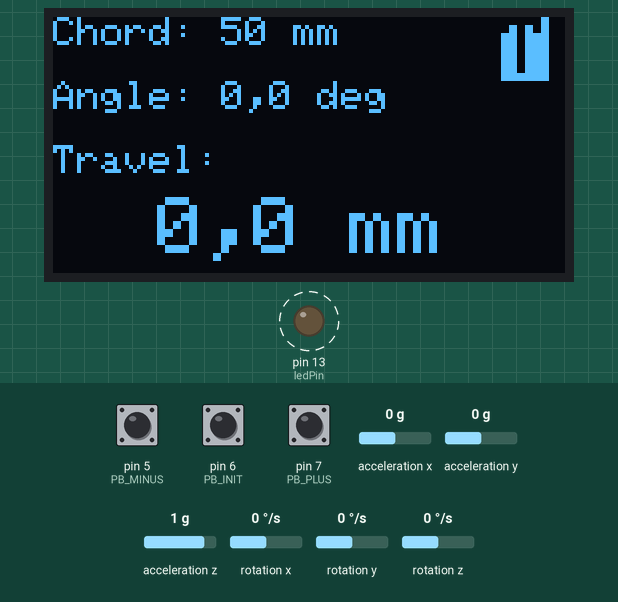
A sketch run on a simulated Arduino Uno, built with avr-gcc and run on an emulated ATmega328P. Shown: 128×64 one-colour display, output pins drawn as LEDs (lit = HIGH). Dashed ring = blinking. Inputs (shaded band) come from the test bench; at power-on: acceleration x 0 g, pin 6 (PB_INIT) HIGH, pin 5 (PB_MINUS) HIGH, pin 7 (PB_PLUS) HIGH, acceleration y 0 g, acceleration z 1 g, rotation x 0 °/s, rotation y 0 °/s, rotation z 0 °/s. The display library's start-up logo is not drawn; what the sketch prints to the serial monitor is not drawn.

Above: at 7.2 s.
7.3 s: acceleration x set to -1.4 g
At 8.26 s:
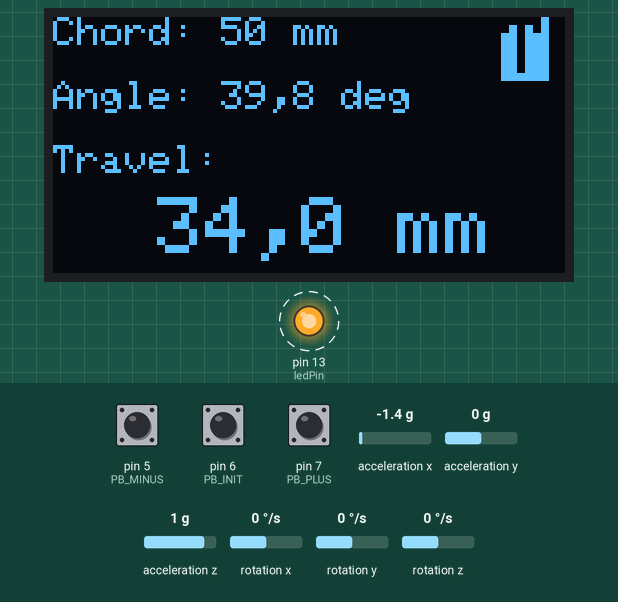
9.6 s: pin 6 (PB_INIT) pulled LOW for 0.15 s
At 10.27 s:
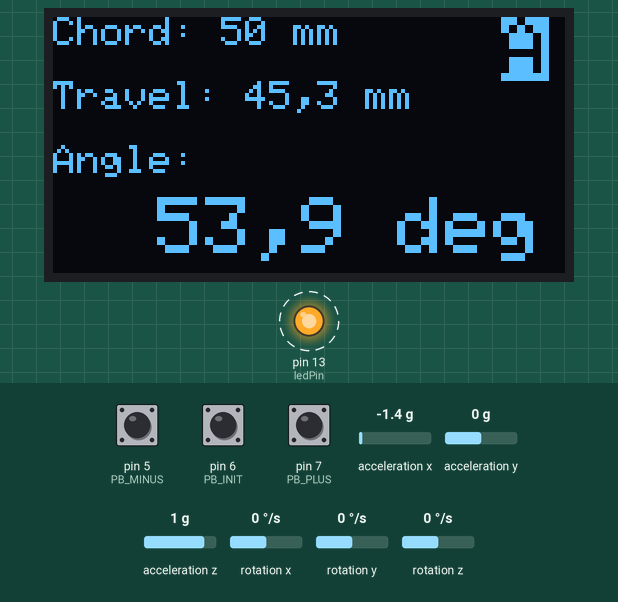
10.3 s: pin 6 (PB_INIT) pulled LOW for 1 s
At 10.53 s:
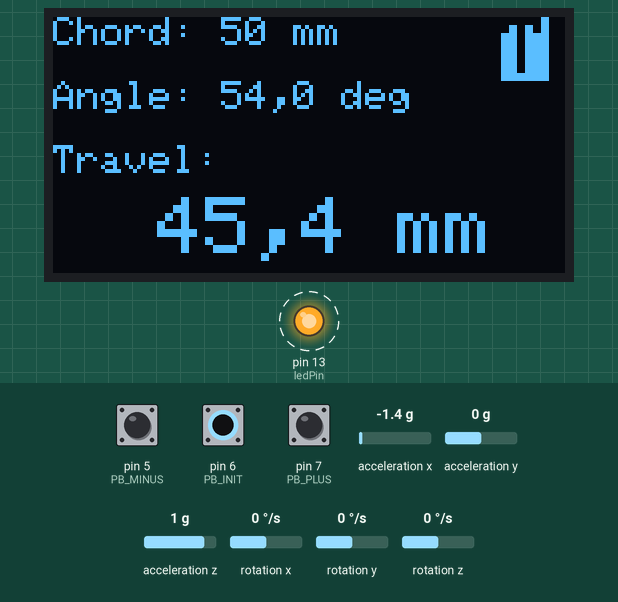
12.8 s: pin 6 (PB_INIT) pulled LOW for 3.2 s
At 16.9 s:
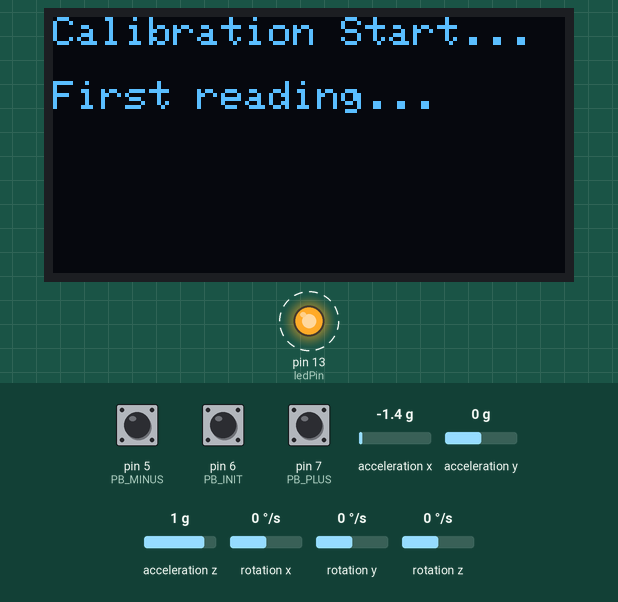
Timing chart, 0 to 24.7 s (numbered marks = the images above; inputs shaded):
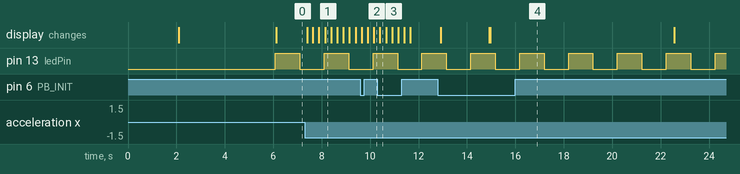

Measured:
- after the input at 7.3 s, the display: first changes after 0.10 s (image 1 shows a later state)
- after the input at 9.6 s, the display: first differs from a run without the input after 0.30 s (image 2 shows a later state)
- after the input at 10.3 s, the display: changes after 0.10 s (image 3)
- after the input at 12.8 s, the display: first changes after 0.12 s (image 4 shows a later state)
- by itself, pin 13 (ledPin): alternates HIGH for 1.0 s and LOW for 1.0 s

The sketch:

AngularTravel_single.ino
```cpp
/*************************************************************************************************
 *  Angle (in °) & Travel (in mm) automatic calculator for RC model using arduinon & an MPU 6050
 *
 *  Single control surface version using :.
 *    1 I2c MPU 6050 accelero & gyro
 *    1 pc Arduino Pro
 *    1 pc I2c Oled 0.96" SSD1306
 *    3 pc standards push button
 *    3D printed parts
 *
 *  Libraries used
 *    - I2Cdev & MPU6050 by Jeff Rowberg
 *    - Adafruit_SSD1306
 *    - math for trigonometric functions
 *    - Wire for I2c
 *
 *  Bibliography :
 *    - https://delta-iot.com/la-theorie-du-filtre-complementaire/
 *    - https://www.firediy.fr/article/calibrer-le-capteur-mpu6050-avec-un-arduino-drone-ch-5
 *    - https://github.com/ZINKTiti/Angle_and_Throw_Meter by Thierry de Faudoas
 *
 *  For all files and explainations please visit https://github.com/adesandr/MAD_Single
 *
 *  alain.desandre@wanadoo.fr - V1.0 - 23/08/2018
 ************************************************************************************************/

/*--- I2Cdev, MPU6050, and Adafruit_SSD1306 must be installed as libraries ---*/
#include "Arduino.h"                      // BAsic Arduino definition
#include "Wire.h"                         // I2C library
#include "I2Cdev.h"                       // MPU6050 library by Jeff Rowberg, see https://github.com/jrowberg
#include "MPU6050.h"
#include "Adafruit_GFX.h"                 // Adafruit SSD1306 libray
#include "Adafruit_SSD1306.h"
#include "math.h"                         // atan2(), sin(), PI, ...

/*--- Globals define                                                      ---*/
#define DELAY_LEDON 250                   // Flashy led state ON by step of 4 ms
#define PB_MINUS 5                        // Input push button definition - Minus decrease de chord
#define PB_INIT 6                         // INIT start calibration
#define PB_PLUS 7                         // PLUS increase the chord
#define DELAY_SPLASH_SCREEN  2000         // Push button scrutation period in ms.
#define DELAY_DEBOUNCE 50                 // Debounce delay for Push Button
#define DELAY_DISPLAY 250                 // Display period
#define DELAY_MEASURE 10                  // Measure period
#define MAD_DELAY_WELCOME 3000            // Welcome Message delay
#define DELAY_START_INIT 2000             // delay to start calibration when PB_INIT was pressed

/*--- Globals variable setup                                              ---*/
#define OLED_RESET 4                      // OLED constructor - OLED used the 0x3C I2c Adress
Adafruit_SSD1306 display(OLED_RESET);

MPU6050 accelgyro;                        // MPU6050 constructor - MPU6050 used 0x68 I2c Adress, A0 low, it mean not connected.

int chordControlSurface = 50;             // Chord in mm. 50 mm by default.

byte ledPin = LED_BUILTIN;
byte varCompteur = 0;                     // For ISR Timer2 management

long t1 = 0;                              // Timer for Display management
long t2 = 0;                              // Timer for measure

long lastDebounceTimePB_MINUS = 0;        // Push button management
long lastDebounceTimePB_INIT = 0;
long lastDebounceTimePB_PLUS = 0;
boolean lastStatePB_MINUS = HIGH;
boolean lastStatePB_INIT = HIGH;
boolean lastStatePB_PLUS = HIGH;
boolean triggerPB_MINUS = 0;
boolean triggerPB_INIT = 0;
boolean triggerPB_PLUS = 0;
boolean buttonStatePB_MINUS = HIGH;
boolean buttonStatePB_INIT = HIGH;
boolean buttonStatePB_PLUS = HIGH;
boolean readingPB_MINUS = HIGH;
boolean readingPB_INIT = HIGH;
boolean readingPB_PLUS = HIGH;

boolean bInit = 0;                        // Calibration requested
boolean bInvert = 0;                      // Toggle Display Mode

int16_t ax, ay, az;                       // raw measure
int16_t gx, gy, gz;
uint8_t Accel_range;
uint8_t Gyro_range;
float travel = 0.0;
float angle=0.0;

//Change this 3 variables if you want to fine tune the skecth to your needs.
int buffersize=1000;     //Amount of readings used to average, make it higher to get more precision but sketch will be slower  (default:1000)
int acel_deadzone=8;     //Acelerometer error allowed, make it lower to get more precision, but sketch may not converge  (default:8)
int giro_deadzone=1;     //Giro error allowed, make it lower to get more precision, but sketch may not converge  (default:1)

int mean_ax,mean_ay,mean_az,mean_gx,mean_gy,mean_gz,state=0;
int ax_offset,ay_offset,az_offset,gx_offset,gy_offset,gz_offset;

void setup() {

  // open serial monitor for debug
  Serial.begin(115200);

  /*--- Push-button initialisation. All inputs are configured in PULLUP Mode ---*/
  pinMode(PB_PLUS, INPUT_PULLUP);
  pinMode(PB_INIT, INPUT_PULLUP);
  pinMode(PB_MINUS, INPUT_PULLUP);

  /*--- OLED init and splash screen ---*/
  // by default, we'll generate the high voltage from the 3.3v line internally! (neat!)
  display.begin(SSD1306_SWITCHCAPVCC, 0x3C);  // initialize with the I2C addr 0x3C (for the 128x64)
  display.display();                          // splash screen display. See Adafruit_SSD1306.cpp, for the memory buffer init.
  delay(DELAY_SPLASH_SCREEN);

  // Welcome message
  display.clearDisplay();
  display.setTextSize(2);
  display.setTextColor(WHITE);
  display.setCursor(16,0);
  display.println(F("MAD V1.0"));
  display.setCursor(8,28);
  display.println(F("ANEG 2018"));
  display.setCursor(0,56);
  display.setTextSize(1);
  display.print(F(__DATE__));display.print(F(" "));display.print(F(__TIME__));
  display.display();
  delay(MAD_DELAY_WELCOME);

  /*--- MPU6050 initialization      ---*/
  Serial.println(F("Initialisation MPU6050..."));
  accelgyro.initialize();

  // verify connection
  Serial.println(F("Test de la conection du dispositif ..."));
  Serial.println(accelgyro.testConnection() ? F("MPU6050 connection reussie") : F("MPU6050 connection echec"));
  delay(1000);

  /*--- Led intialization and ISR on TIMER2 is set ---*/
  pinMode(ledPin, OUTPUT); //led
  digitalWrite(ledPin, HIGH);
  cli();                                          // General interrupt disable
  bitClear(TCCR2A, WGM20);                        // WGM20 = 0
  bitClear(TCCR2A, WGM21);                        // WGM21 = 0
  TCCR2B = 0b00000110;                            // Clock/256, it mean 16 micro-s et WGM22 = 0
  TIMSK2 = 0b00000001;                            // Enable local interrupt by TOIE2
  sei();                                          // General interrupt enable

}/* End setup() */

/*******************************************************
 * ISR interrupt on TIMER 2
 *
 * flash the LEDBUILT_IN periodically
 *******************************************************/
ISR(TIMER2_OVF_vect){
  TCNT2 = 256 - 250;                // 250 x 16 micro-s = 4 ms
  if(varCompteur++ > DELAY_LEDON)           // 250 * 4 ms = 1s for 1/2 period
  {
    varCompteur = 0;
    digitalWrite(ledPin, !digitalRead(ledPin));
  }

} /* end ISR */

/*******************************************************
 * void Init(void)
 *
 * MPU6050 Initialization
 *******************************************************/
void Init()
{

  /*--- Display message ---*/
  display.clearDisplay();
  display.setCursor(0,0);
  display.setTextSize(1);
  display.setTextColor(WHITE);
  display.println(F("Calibration Start..."));
  display.display();

  /*--- reset offsets   ---*/
  accelgyro.setXAccelOffset(0);
  accelgyro.setYAccelOffset(0);
  accelgyro.setZAccelOffset(0);
  accelgyro.setXGyroOffset(0);
  accelgyro.setYGyroOffset(0);
  accelgyro.setZGyroOffset(0);

  /*--- Step 1 : first reading ---*/
  display.println(F("\nFirst reading..."));
  display.display();
  meansensors();
  delay(1000);

  /*--- Step 2 : Compute offsets ---*/
  display.println(F("\nCompute offsets..."));
  display.print(F("\n"));
  display.display();
  calibration();
  delay(1000);

  /*--- New reads and offsets display ---*/
  meansensors();
  display.clearDisplay();
  display.setCursor(0,0);
  display.println(F("FINISHED!"));
  display.setCursor(0,8);
  display.print(F("R.w.off:"));
  display.setCursor(80,8);
  display.print(F("Y.off:"));
  display.setCursor(0,16);
  display.println(mean_ax);
  display.println(mean_ay);
  display.println(mean_az);
  display.println(mean_gx);
  display.println(mean_gy);
  display.println(mean_gz);
  display.setCursor(80,16);
  display.print(ax_offset);
  display.setCursor(80,24);
  display.print(ay_offset);
  display.setCursor(80,32);
  display.print(az_offset);
  display.setCursor(80,40);
  display.print(gx_offset);
  display.setCursor(80,48);
  display.print(gy_offset);
  display.setCursor(80,56);
  display.println(gz_offset);
  display.display();

  delay(10000);

  /*--- Set offsets with the compute values ---*/
  accelgyro.setXAccelOffset(ax_offset);
  accelgyro.setYAccelOffset(ay_offset);
  accelgyro.setZAccelOffset(az_offset);
  accelgyro.setXGyroOffset(gx_offset);
  accelgyro.setYGyroOffset(gy_offset);
  accelgyro.setZGyroOffset(gz_offset);

} /* End Init() */

/*******************************************************
 * void meansensors(void)
 *
 * average sensors reading
 *******************************************************/
void meansensors(){
  long i=0,buff_ax=0,buff_ay=0,buff_az=0,buff_gx=0,buff_gy=0,buff_gz=0;

  while (i<(buffersize+101)){
    // read raw accel/gyro measurements from device
    accelgyro.getMotion6(&ax, &ay, &az, &gx, &gy, &gz);

    if (i>100 && i<=(buffersize+100)){ //First 100 measures are discarded
      buff_ax=buff_ax+ax;
      buff_ay=buff_ay+ay;
      buff_az=buff_az+az;
      buff_gx=buff_gx+gx;
      buff_gy=buff_gy+gy;
      buff_gz=buff_gz+gz;
    }
    if (i==(buffersize+100)){
      mean_ax=buff_ax/buffersize;
      mean_ay=buff_ay/buffersize;
      mean_az=buff_az/buffersize;
      mean_gx=buff_gx/buffersize;
      mean_gy=buff_gy/buffersize;
      mean_gz=buff_gz/buffersize;
    }
    i++;
    delay(2); //Needed so we don't get repeated measures
  }
} /* End meansensors() */

/*******************************************************
 * void calibration(void)
 *
 * MPU6050 calibration
 *******************************************************/
void calibration(){
  ax_offset=-mean_ax/8;
  ay_offset=-mean_ay/8;
  az_offset=(16384-mean_az)/8;

  gx_offset=-mean_gx/4;
  gy_offset=-mean_gy/4;
  gz_offset=-mean_gz/4;

  while (1){
    int ready=0;
    accelgyro.setXAccelOffset(ax_offset);
    accelgyro.setYAccelOffset(ay_offset);
    accelgyro.setZAccelOffset(az_offset);

    accelgyro.setXGyroOffset(gx_offset);
    accelgyro.setYGyroOffset(gy_offset);
    accelgyro.setZGyroOffset(gz_offset);

    meansensors();
    display.print(F("."));
    display.display();

    if (abs(mean_ax)<=acel_deadzone) ready++;
    else ax_offset=ax_offset-mean_ax/acel_deadzone;

    if (abs(mean_ay)<=acel_deadzone) ready++;
    else ay_offset=ay_offset-mean_ay/acel_deadzone;

    if (abs(16384-mean_az)<=acel_deadzone) ready++;
    else az_offset=az_offset+(16384-mean_az)/acel_deadzone;

    if (abs(mean_gx)<=giro_deadzone) ready++;
    else gx_offset=gx_offset-mean_gx/(giro_deadzone+1);

    if (abs(mean_gy)<=giro_deadzone) ready++;
    else gy_offset=gy_offset-mean_gy/(giro_deadzone+1);

    if (abs(mean_gz)<=giro_deadzone) ready++;
    else gz_offset=gz_offset-mean_gz/(giro_deadzone+1);

    if (ready==6) break;
  }
} /* End calibration */

/*******************************************************
 * void managePB(void)
 *
 * Push button management
 *******************************************************/
void managePB()
{

  /*--- Debounce PB_MINUS and trigger if pressed ---*/
  readingPB_MINUS = digitalRead(PB_MINUS);
  triggerPB_MINUS = 0;
  if(readingPB_MINUS != lastStatePB_MINUS)
    lastDebounceTimePB_MINUS = millis();

  if((millis() - lastDebounceTimePB_MINUS) > DELAY_DEBOUNCE)
    {
      if (readingPB_MINUS != buttonStatePB_MINUS)
        {
          buttonStatePB_MINUS = readingPB_MINUS;
          if(buttonStatePB_MINUS == LOW)
            triggerPB_MINUS = 1;
        }
    }

  lastStatePB_MINUS = readingPB_MINUS;

  /*--- Debounce PB_INIT and trigger if pressed ---*/
  readingPB_INIT = digitalRead(PB_INIT);
  triggerPB_INIT = 0;
  if(readingPB_INIT != lastStatePB_INIT)
    lastDebounceTimePB_INIT = millis();

  if((millis() - lastDebounceTimePB_INIT) > DELAY_DEBOUNCE)
    {
      if (readingPB_INIT != buttonStatePB_INIT)
        {
          buttonStatePB_INIT = readingPB_INIT;
          if(buttonStatePB_INIT == LOW)
            triggerPB_INIT = 1;
        }
    }

  lastStatePB_INIT = readingPB_INIT;

  /*--- If PB_INIT pressed during more than DELAY_START_INIT -> set bInit to start calibration ---*/
  if((millis() - lastDebounceTimePB_INIT > DELAY_START_INIT) && (lastStatePB_INIT == LOW))
     bInit = 1;

  /*--- Debounce PB_PLUS and trigger if pressed ---*/
  readingPB_PLUS = digitalRead(PB_PLUS);
  triggerPB_PLUS = 0;
  if(readingPB_PLUS != lastStatePB_PLUS)
    lastDebounceTimePB_PLUS = millis();

  if((millis()- lastDebounceTimePB_PLUS) > DELAY_DEBOUNCE)
    {
      if (readingPB_PLUS != buttonStatePB_PLUS)
        {
          buttonStatePB_PLUS = readingPB_PLUS;
          if(buttonStatePB_PLUS == LOW)
            triggerPB_PLUS = 1;
        }
    }

  lastStatePB_PLUS = readingPB_PLUS;

  /*--- Decrease chord if PB_MINUS is pressed ---*/
  if(triggerPB_MINUS)
  {
    /*--- we check that chordControlSurface stay greater than 0 ---*/
    if(chordControlSurface > 2)
      chordControlSurface--;
  }

  /*--- PB_INIT ---*/
  if(triggerPB_INIT)
  {
    bInvert = !bInvert;
  }

  /*--- Increase chord if PB_PLUS is pressed ---*/
  if(triggerPB_PLUS)
  {
    chordControlSurface++;

  }

} /* End managePB() */

/*******************************************************
 * void manageMeasure()
 *
 * MPU6050 measurement
 *******************************************************/
void manageMeasure(){

  if(millis() - t2 > DELAY_MEASURE)
  {

    t2 = millis();

    /*--- Compute Y angle in degre. Complementary filter is used to combine accelero and gyro datas       ---*/
    /*--- see  http://www.pieter-jan.com/node/11 for more information regarding the complementary filter  ---*/
    /*--- or https://delta-iot.com/la-theorie-du-filtre-complementaire/ (in french)                       ---*/
    /*--- Basically complementary filter avoid used of kallman filter, quiet difficult to implement in    ---*/
    /*--- arduino platform. Gyro are used for fast motion as accelero are used for slow motion.           ---*/
    accelgyro.getMotion6(&ax, &ay, &az, &gx, &gy, &gz);
    angle=0.98*(angle+float(gy)*0.01/131) + 0.02*atan2((double)ax,(double)az)*180/PI;

    /*--- Compute Control surface travel using : 2* sin(angle/2)* chord. Angle for sinus function needs  ---*/
    /*--- to be converted in radian (angleDegre = angleRadian *(2*PI)/360)                             ---*/
    travel = chordControlSurface * sin((angle*(2.0*PI)/360.0)/2.0) * 2.0;

  }

} /* End manageMeasure */

/*******************************************************
 * void manageDisplay()
 *
 * OLED Management
 *******************************************************/
void manageDisplay(){

  int angle_aff = abs(angle * 10);
  int travel_aff = abs(travel * 10);

  if((millis() - t1) > DELAY_DISPLAY)
  {

  t1 = millis();

  display.clearDisplay();

  if(bInit)
    {
    Init();
    bInit = 0;
    }

  if(bInvert)
    {
    display.setTextSize(1);
    display.setTextColor(WHITE);
    display.setCursor(0,0);
    display.print(F("Chord: ")); display.print(chordControlSurface);display.print(F(" mm"));
    display.setCursor(0,16);
    display.print(F("Travel: ")); display.print(travel_aff/10);display.print(",");display.print(travel_aff%10);display.println(F(" mm"));
    display.setCursor(0,32);
    display.print(F("Angle: "));
    display.setTextSize(2);
    display.setCursor(26,45);
    display.print(angle_aff/10);display.print(",");display.print(angle_aff%10); display.print(F(" deg"));
    display.setTextColor(BLACK, WHITE);
    display.setCursor(112,0);
    display.print(F("A"));
    }
  else
    {
    display.setTextSize(1);
    display.setTextColor(WHITE);
    display.setCursor(0,0);
    display.print(F("Chord: ")); display.print(chordControlSurface);display.print(F(" mm"));
    display.setCursor(0,16);
    display.print(F("Angle: "));
    display.print(angle_aff/10);display.print(",");display.print(angle_aff%10); display.print(F(" deg"));
    display.setCursor(0,32);
    display.print(F("Travel:"));
    display.setTextSize(2);
    display.setCursor(26,45);
    display.print(travel_aff/10);display.print(",");display.print(travel_aff%10);display.println(F(" mm"));
    display.setTextColor(BLACK, WHITE);
    display.setCursor(112,0);
    display.print(F("T"));
    }

  display.display();

 }

} /* End manageDisplay */

/*******************************************************
 * void loop()
 *
 * Main loop conrrol
 *******************************************************/
void loop() {

  /*--- Measure management ---*/
  manageMeasure();

  /*--- Push button management ---*/
  managePB();

  /*--- Display management     ---*/
  manageDisplay();

} /* End loop() */
```
